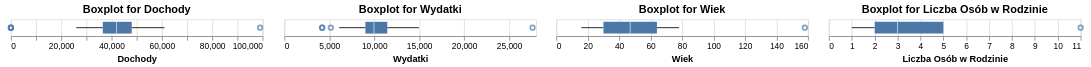
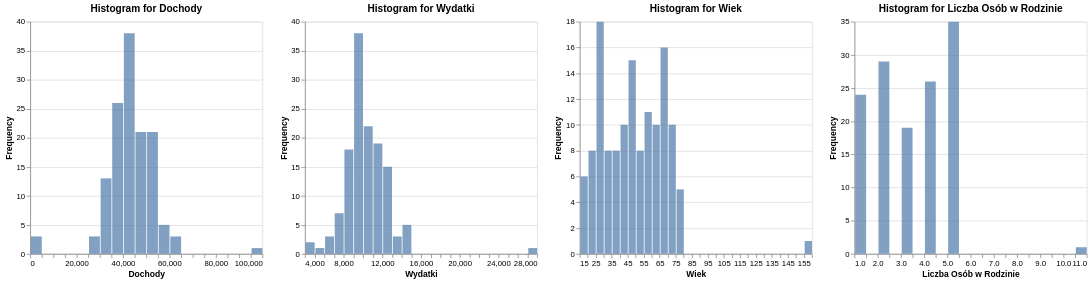

Here is the notebook cell these charts were saved with, in order:
### Markdown cell above
#### 3.5. Wartości odstające i nietypowe

### Code cell
#--------------------------------------------------------------------------------------------------------------------------------------

display(Markdown(f"#### Niezgodnośc nr 7.  kolumny zmiennych liczbowych zawierają wartosci nietypowe lub odstające "))
display(Markdown(f"* Rozwiązaniem jest - zdefiniowanie zakresu wartosci referencyjnych dla zmiennych, "))
display(Markdown(f"* Sprawdzenie, w których kolumnach występują niezgodności "))
display(Markdown(f"* Dokonanie zmian błednych danych lub zamianę na NaN "))

display(Markdown(f"* Wartości referencyjne dla zmiennych liczbowych :"))

dane = {
    "Cecha": [
        "wiek",
        "liczba osób w rodzinie",
        "dochody",
        "wydatki",
        "dodatkowy parametr"
       
    ],
    "Dozwolone wartości": [
        "18 - 105",
        "1 - 10",
        "> 0",
        "> 0",
        "dochody > wydatki"
       
    ]
}

df = pd.DataFrame(dane)

display(df)

print()
display(Markdown(f"###Sprawdzenie czy w zmiennych liczbowych znajduję się wartości z poza zakresu referencyjnego oraz wartosci odstające na podstawie miar statystycznych"))


print()
 
import altair as alt
import pandas as pd

# Załóżmy, że baza to DataFrame
# baza = pd.read_csv('twoj_plik.csv')

# Boxploty
box_dochody = alt.Chart(baza).mark_boxplot().encode(
    x=alt.X('dochody', title='Dochody')
).properties(title='Boxplot for Dochody')

box_wydatki = alt.Chart(baza).mark_boxplot().encode(
    x=alt.X('wydatki', title='Wydatki')
).properties(title='Boxplot for Wydatki')

box_wiek = alt.Chart(baza).mark_boxplot().encode(
    x=alt.X('wiek', title='Wiek')
).properties(title='Boxplot for Wiek')

box_liczba_osob = alt.Chart(baza).mark_boxplot().encode(
    x=alt.X('liczba osób w rodzinie', title='Liczba Osób w Rodzinie')
).properties(title='Boxplot for Liczba Osób w Rodzinie')

# Łączenie boxplotów w jednej linii
boxplots = alt.hconcat(box_dochody, box_wydatki, box_wiek, box_liczba_osob)
boxplots.display()

# Histogramy
hist_dochody = alt.Chart(baza).mark_bar(opacity=0.7).encode(
    x=alt.X('dochody', bin=alt.Bin(maxbins=30), title='Dochody'),
    y=alt.Y('count()', title='Frequency')
).properties(title='Histogram for Dochody')

hist_wydatki = alt.Chart(baza).mark_bar(opacity=0.7).encode(
    x=alt.X('wydatki', bin=alt.Bin(maxbins=30), title='Wydatki'),
    y=alt.Y('count()', title='Frequency')
).properties(title='Histogram for Wydatki')

hist_wiek = alt.Chart(baza).mark_bar(opacity=0.7).encode(
    x=alt.X('wiek', bin=alt.Bin(maxbins=30), title='Wiek'),
    y=alt.Y('count()', title='Frequency')
).properties(title='Histogram for Wiek')

hist_liczba_osob = alt.Chart(baza).mark_bar(opacity=0.7).encode(
    x=alt.X('liczba osób w rodzinie', bin=alt.Bin(maxbins=30), title='Liczba Osób w Rodzinie'),
    y=alt.Y('count()', title='Frequency')
).properties(title='Histogram for Liczba Osób w Rodzinie')

# Łączenie histogramów w jednej linii
histograms = alt.hconcat(hist_dochody, hist_wydatki, hist_wiek, hist_liczba_osob)
histograms.display()


display(Markdown(f"Tabela wartości nietypowych i odstających:"))
print()







import pandas as pd
import numpy as np
from scipy import stats

def sprawdz_wartosci_referencyjne(baza):
    """
    Funkcja sprawdza zgodność zmiennych z wartościami referencyjnymi.
    Zwraca oczyszczony DataFrame oraz raport z niezgodnościami.
    """
    baza_clean = baza.copy()
    raport_zakres = []

    # Warunki zgodnie z wartościami referencyjnymi:
    warunki = {
        'dochody': (baza_clean['dochody'] <= 0),
        'wydatki': (baza_clean['wydatki'] < 0),
        'wiek': (baza_clean['wiek'] < 15) | (baza_clean['wiek'] > 105),
        'liczba osób w rodzinie': (baza_clean['liczba osób w rodzinie'] < 1) | (baza_clean['liczba osób w rodzinie'] > 10)
    }

    # Sprawdzenie niezgodności względem zakresu referencyjnego:
    for zmienna, warunek in warunki.items():
        if warunek.any():
            indeksy = baza_clean.index[warunek].tolist()
            ids = baza_clean.loc[warunek, 'id.'].tolist() if 'id.' in baza_clean.columns else None
            wartosci = baza_clean.loc[warunek, zmienna].tolist()
            raport_zakres.append({
                "zmienna": zmienna,
                "sposób identyfikacji": "zakres referencyjny",
                "indeksy": indeksy,
                "id.": ids,
                "wartości niezgodne": wartosci,
                "ilość": len(indeksy),
                "nowa wartość": [np.nan]*len(indeksy)
            })
            baza_clean.loc[warunek, zmienna] = np.nan

    # Sprawdzenie niezgodności między 'wydatki' a 'dochody': wydatki > dochody
    warunek_wydatki_dochody = baza_clean['wydatki'] > baza_clean['dochody']
    if warunek_wydatki_dochody.any():
        indeksy = baza_clean.index[warunek_wydatki_dochody].tolist()
        ids = baza_clean.loc[warunek_wydatki_dochody, 'id.'].tolist() if 'id.' in baza_clean.columns else None
        dochody_wart = baza_clean.loc[warunek_wydatki_dochody, 'dochody'].tolist()
        wydatki_wart = baza_clean.loc[warunek_wydatki_dochody, 'wydatki'].tolist()
        raport_zakres.append({
            "zmienna": "dochody, wydatki",
            "sposób identyfikacji": "wydatki > dochody",
            "indeksy": indeksy,
            "id.": ids,
            "wartości niezgodne": {"dochody": dochody_wart, "wydatki": wydatki_wart},
            "ilość": len(indeksy),
            "nowa wartość": [np.nan]*len(indeksy)
        })
        baza_clean.loc[warunek_wydatki_dochody, ['dochody', 'wydatki']] = np.nan

    raport_zakres_df = pd.DataFrame(raport_zakres, columns=["zmienna", "sposób identyfikacji", "indeksy", "id.", "wartości niezgodne", "ilość", "nowa wartość"])
    return baza_clean, raport_zakres_df




def sprawdz_wartosci_odstajace(baza):
    """
    Funkcja identyfikuje wartości odstające za pomocą metod IQR i Z-score.
    Zwraca oczyszczony DataFrame oraz raport z niezgodnościami.
    """
    baza_clean = baza.copy()
    raport_stat = []

    # Funkcja pomocnicza – identyfikacja wartości odstających wg metody IQR
    def identify_outliers_iqr(series):
        Q1 = series.quantile(0.25)
        Q3 = series.quantile(0.75)
        IQR = Q3 - Q1
        lower_bound = Q1 - 1.5 * IQR
        upper_bound = Q3 + 1.5 * IQR
        mask = (series < lower_bound) | (series > upper_bound)
        return mask

    # Funkcja pomocnicza – identyfikacja wartości odstających wg Z-score
    def identify_outliers_zscore(series):
        z_scores = stats.zscore(series.dropna())
        mask = pd.Series(np.abs(z_scores) > 3, index=series.dropna().index)
        return mask

    numeric_vars = ['dochody', 'wydatki', 'wiek', 'liczba osób w rodzinie']

    for zmienna in numeric_vars:
        if zmienna in baza_clean.columns:
            # IQR
            mask_iqr = identify_outliers_iqr(baza_clean[zmienna])
            if mask_iqr.any():
                indeksy = baza_clean.index[mask_iqr].tolist()
                ids = baza_clean.loc[mask_iqr, 'id.'].tolist() if 'id.' in baza_clean.columns else None
                wartosci = baza_clean.loc[mask_iqr, zmienna].tolist()
                raport_stat.append({
                    "zmienna": zmienna,
                    "sposób identyfikacji": "IQR",
                    "indeksy": indeksy,
                    "id.": ids,
                    "wartości niezgodne": wartosci,
                    "ilość": len(indeksy),
                    "nowa wartość": [np.nan]*len(indeksy)
                })
                baza_clean.loc[mask_iqr, zmienna] = np.nan

            # Z-score
            mask_zscore = identify_outliers_zscore(baza_clean[zmienna])
            if mask_zscore.any():
                indeksy = mask_zscore.index.tolist()
                ids = baza_clean.loc[indeksy, 'id.'].tolist() if 'id.' in baza_clean.columns else None
                wartosci = baza_clean.loc[indeksy, zmienna].tolist()
                raport_stat.append({
                    "zmienna": zmienna,
                    "sposób identyfikacji": "Z-score",
                    "indeksy": indeksy,
                    "id.": ids,
                    "wartości niezgodne": wartosci,
                    "ilość": len(indeksy),
                    "nowa wartość": [np.nan]*len(indeksy)
                })
                baza_clean.loc[indeksy, zmienna] = np.nan

    raport_stat_df = pd.DataFrame(raport_stat, columns=["zmienna", "sposób identyfikacji", "indeksy", "id.", "wartości niezgodne", "ilość", "nowa wartość"])
    return baza_clean, raport_stat_df



# Sprawdzenie wartości referencyjnych
baza_clean, raport_zakres_df = sprawdz_wartosci_referencyjne(baza)
display( raport_zakres_df)

# Sprawdzenie wartości odstających
baza_clean_final, raport_stat_df = sprawdz_wartosci_odstajace(baza_clean)
display(raport_stat_df)


baza = baza_clean_final

### Figure 1 — Vega-Lite specification as saved in the notebook (floating-point values rounded to 4 significant figures; data arrays with more than 128 entries replaced by an {"elided": "..."} marker saying what was removed)
{"config": {"view": {"continuousWidth": 300, "continuousHeight": 300}}, "hconcat": [{"mark": {"type": "boxplot"}, "encoding": {"x": {"field": "dochody", "title": "Dochody", "type": "quantitative"}}, "title": "Boxplot for Dochody"}, {"mark": {"type": "boxplot"}, "encoding": {"x": {"field": "wydatki", "title": "Wydatki", "type": "quantitative"}}, "title": "Boxplot for Wydatki"}, {"mark": {"type": "boxplot"}, "encoding": {"x": {"field": "wiek", "title": "Wiek", "type": "quantitative"}}, "title": "Boxplot for Wiek"}, {"mark": {"type": "boxplot"}, "encoding": {"x": {"field": "liczba osób w rodzinie", "title": "Liczba Osób w Rodzinie", "type": "quantitative"}}, "title": "Boxplot for Liczba Osób w Rodzinie"}], "data": {"name": "data-2b931d0c548cb7421f7095bac478f645"}, "$schema": "https://vega.github.io/schema/vega-lite/v5.20.1.json", "datasets": {"data-2b931d0c548cb7421f7095bac478f645": {"elided": "134 records"}}}

### Figure 2 — Vega-Lite specification as saved in the notebook (floating-point values rounded to 4 significant figures; data arrays with more than 128 entries replaced by an {"elided": "..."} marker saying what was removed)
{"config": {"view": {"continuousWidth": 300, "continuousHeight": 300}}, "hconcat": [{"mark": {"type": "bar", "opacity": 0.7}, "encoding": {"x": {"bin": {"maxbins": 30}, "field": "dochody", "title": "Dochody", "type": "quantitative"}, "y": {"aggregate": "count", "title": "Frequency", "type": "quantitative"}}, "title": "Histogram for Dochody"}, {"mark": {"type": "bar", "opacity": 0.7}, "encoding": {"x": {"bin": {"maxbins": 30}, "field": "wydatki", "title": "Wydatki", "type": "quantitative"}, "y": {"aggregate": "count", "title": "Frequency", "type": "quantitative"}}, "title": "Histogram for Wydatki"}, {"mark": {"type": "bar", "opacity": 0.7}, "encoding": {"x": {"bin": {"maxbins": 30}, "field": "wiek", "title": "Wiek", "type": "quantitative"}, "y": {"aggregate": "count", "title": "Frequency", "type": "quantitative"}}, "title": "Histogram for Wiek"}, {"mark": {"type": "bar", "opacity": 0.7}, "encoding": {"x": {"bin": {"maxbins": 30}, "field": "liczba osób w rodzinie", "title": "Liczba Osób w Rodzinie", "type": "quantitative"}, "y": {"aggregate": "count", "title": "Frequency", "type": "quantitative"}}, "title": "Histogram for Liczba Osób w Rodzinie"}], "data": {"name": "data-2b931d0c548cb7421f7095bac478f645"}, "$schema": "https://vega.github.io/schema/vega-lite/v5.20.1.json", "datasets": {"data-2b931d0c548cb7421f7095bac478f645": {"elided": "134 records"}}}
